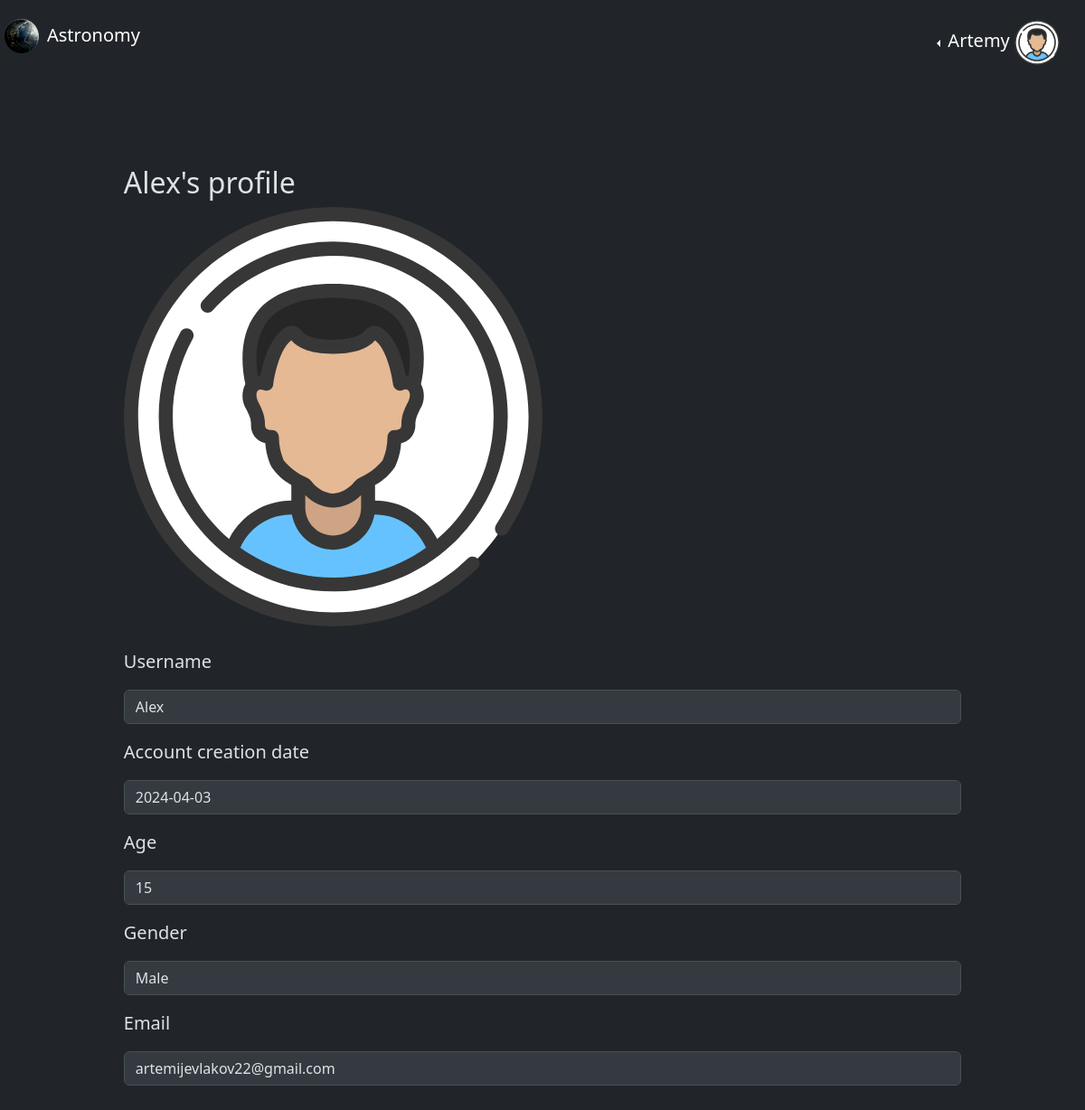
The page /astronomy-site/show_user_profile/Alex (signed in) on the database its author committed.
### data/users.py (models this page shows, shortened)
class User(SqlBase, UserMixin):
    __tablename__ = 'users'
    id = sqlalchemy.Column(
        sqlalchemy.Integer, primary_key=True, autoincrement=True)
    username = sqlalchemy.Column(
        sqlalchemy.Integer, unique=True, index=True)
    email = sqlalchemy.Column(sqlalchemy.String, unique=True)
    profile_image = sqlalchemy.Column(sqlalchemy.String)
    age = sqlalchemy.Column(sqlalchemy.Integer)
    gender = sqlalchemy.Column(sqlalchemy.String)
    hashed_password = sqlalchemy.Column(sqlalchemy.String)
    profile_url = sqlalchemy.Column(sqlalchemy.String)
    created_date = sqlalchemy.Column(
        sqlalchemy.DateTime, default=dt.datetime.now)
    records = orm.relationship("Records", back_populates="")

### server.py (the view)
@app.route("/astronomy-site/show_user_profile/<string:username>")
@login_required
def show_user_profile(username):
    data_base_session = new_session()
    user = data_base_session.query(User).filter(User.username == username).first()
    return render_template("show_user_profile.html", user=user, title=f"{user.username}'s profile")

### data/data_base_session.py (called while the page is built)
def new_session() -> Session:
    global __main_factory
    return __main_factory()

### server.py (called while the page is built)
@login_manager.user_loader
def load_user(user_id):
    data_base_session = new_session()
    return data_base_session.query(User).get(user_id)

### templates/show_user_profile.html (shortened to what this page needs)
{%extends "base.html"%} {%block content%}
<div class="container">
    {%if current_user.username != user.username%}
    <h2>{{user.username}}'s profile</h2>
    {%else%}
    <h2>Your profile</h2>
    {%endif%}
    <img class="rounded-circle" src="{{user.profile_image}}" alt="" style="width: 50%; height: 50%" />
    <br><br>
    <p><label for="username">Username</label></p>
    <p><input class="form-control" id="username" name="username" disabled type="text" value={{user.username}} disabled>
    </p>
    <p><label for="date">Account creation date</label></p>
    <p><input class="form-control" id="date" name="date" type="datetime" value={{user.created_date}} disabled>
    </p>
    <p><label for="age">Age</label></p>
    <p><input class="form-control" id="age" name="age" type="number" value={{user.age}} disabled></p>
    <p><label for="gender">Gender</label></p>
    <p><select id="userSelect" class="form-control" id="gender" name="gender" disabled>
            {%if user.gender == "Male"%}
            <option value="Male" selected>Male</option>
            {%else%}
            <option value="Male">Male</option>
            <option value="Female" selected>Female</option>
            {%endif%}
        </select></p>
    <p><label for="email">Email</label></p>
    <p><input class="form-control" id="email" name="email" disabled type="email" value={{user.email}}></p>
    <br> <br>
</div>
{%endblock%}

### templates/base.html (shortened to what this page needs)
<!DOCTYPE html>
<html lang="en" data-bs-theme="dark">
<head>
  <link href="https://cdn.jsdelivr.net/npm/bootstrap@5.3.3/dist/css/bootstrap.min.css" rel="stylesheet" />
  <link rel="stylesheet" href="/static/css/style._for_main_page.css" />
</head>
<body>
  <header>
    <div class="container-1">
      <div class="first-nav">
        <a href="/astronomy-site">
        <nav>
            <img src="/static/images/logo.png" alt="" />
            <p>Astronomy</p>
        </nav>
      </a>
      </div>
      <div class="second-nav">
        {%if current_user.is_authenticated%}
        <div class="dropdown dropstart text-end" style="max-width: 30%;">
          <button type="button" class="btn btn-dark dropdown-toggle bg-dark text-white" data-bs-toggle="dropdown">
            <span style="font-size: 20px; ">{{current_user.username}} <img class="rounded-circle"
                src={{current_user.profile_image}} alt="" style="width: 50px; height: 50px;"></span>
          </button>
        </div>
        {%else%}
        <p><a class="navbar-brand" href="/astronomy-site/sign_in">Sign in</a></p>
        {%endif%}
      </div>
    </div>
  </header>
  <main role="main" class="container mt-5">{%block content%}{%endblock%}</main>
</body>
</html>

### static/css/style._for_main_page.css (style rules this page uses)
header .container-1 { max-width: 100vw; padding: 0; margin: 0; position: sticky; padding-left: 4px; }
header .container-1 a { font-size: 20px; text-decoration: none; color: white; }
.container-1 { max-width: 100vw; padding: 0; margin: 0; display: flex; justify-content: space-between; position: sticky; padding-left: 4px; margin-top: 4px; }
.first-nav { margin-top: 2px; align-self: center; float: left; width: 50%; padding-bottom: 4px; }
.first-nav nav { display: flex; }
.first-nav nav p { margin: 0; padding: 0; margin-left: 8px; justify-content: center; align-self: center; }
.first-nav img { max-width: 60px; max-height: 60px; margin-top: 2px; }
.second-nav { padding: 0; margin: 0; padding-top: 15px; padding-right: 15px; }
.container-1 .first-nav { text-align: left; align-self: center; }
main { max-width: 100%; max-height: 100%; }
.container { margin-top: 13vh; max-width: 90%; max-height: 90%; }
p { font-size: 20px; }

### rows shown on the page
User: username "Artemy", profile_image (picture)
User: username "Alex", profile_image (picture), age "15", gender "Male", email "artemijevlakov22@gmail.com"
